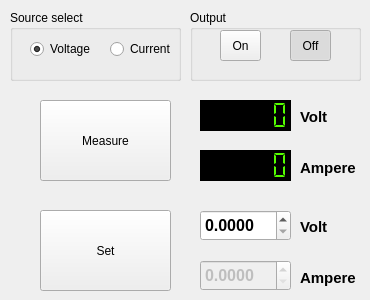
   <widget class="QWidget" name="Keithley24xxTab">
    <attribute name="title">
     <string>Keithley 24xx</string>
    </attribute>
    <widget class="QPushButton" name="measBtn">
     <property name="geometry">
      <rect>
       <x>40</x>
       <y>100</y>
       <width>131</width>
       <height>81</height>
      </rect>
     </property>
     <property name="text">
      <string>Measure</string>
     </property>
    </widget>
    <widget class="QGroupBox" name="groupBox">
     <property name="geometry">
      <rect>
       <x>10</x>
       <y>10</y>
       <width>171</width>
       <height>71</height>
      </rect>
     </property>
     <property name="title">
      <string>Source select</string>
     </property>
     <widget class="QRadioButton" name="currBtn">
      <property name="geometry">
       <rect>
        <x>100</x>
        <y>30</y>
        <width>61</width>
        <height>18</height>
       </rect>
      </property>
      <property name="text">
       <string>Current</string>
      </property>
     </widget>
     <widget class="QRadioButton" name="voltageBtn">
      <property name="geometry">
       <rect>
        <x>20</x>
        <y>30</y>
        <width>61</width>
        <height>18</height>
       </rect>
      </property>
      <property name="text">
       <string>Voltage</string>
      </property>
      <property name="checked">
       <bool>true</bool>
      </property>
     </widget>
    </widget>
    <widget class="QGroupBox" name="groupBox_2">
     <property name="geometry">
      <rect>
       <x>190</x>
       <y>10</y>
       <width>171</width>
       <height>71</height>
      </rect>
     </property>
     <property name="title">
      <string>Output</string>
     </property>
     <widget class="QToolButton" name="onBtn">
      <property name="geometry">
       <rect>
        <x>30</x>
        <y>20</y>
        <width>41</width>
        <height>31</height>
       </rect>
      </property>
      <property name="text">
       <string>On</string>
      </property>
      <property name="checkable">
       <bool>true</bool>
      </property>
      <property name="autoExclusive">
       <bool>true</bool>
      </property>
     </widget>
     <widget class="QToolButton" name="offBtn">
      <property name="geometry">
       <rect>
        <x>100</x>
        <y>20</y>
        <width>41</width>
        <height>31</height>
       </rect>
      </property>
      <property name="text">
       <string>Off</string>
      </property>
      <property name="checkable">
       <bool>true</bool>
      </property>
      <property name="checked">
       <bool>true</bool>
      </property>
      <property name="autoExclusive">
       <bool>true</bool>
      </property>
     </widget>
    </widget>
    <widget class="QPushButton" name="setBtn">
     <property name="geometry">
      <rect>
       <x>40</x>
       <y>210</y>
       <width>131</width>
       <height>81</height>
      </rect>
     </property>
     <property name="text">
      <string>Set</string>
     </property>
    </widget>
    <widget class="QLCDNumber" name="voltageLCD">
     <property name="geometry">
      <rect>
       <x>200</x>
       <y>100</y>
       <width>91</width>
       <height>31</height>
      </rect>
     </property>
     <property name="palette">
      <palette>
       <active>
        <colorrole role="WindowText">
         <brush brushstyle="SolidPattern">
          <color alpha="255">
           <red>85</red>
           <green>255</green>
           <blue>0</blue>
          </color>
         </brush>
        </colorrole>
        <colorrole role="Button">
         <brush brushstyle="SolidPattern">
          <color alpha="255">
           <red>0</red>
           <green>0</green>
           <blue>0</blue>
          </color>
         </brush>
        </colorrole>
        <colorrole role="Light">
         <brush brushstyle="SolidPattern">
          <color alpha="255">
           <red>0</red>
           <green>0</green>
           <blue>0</blue>
          </color>
         </brush>
        </colorrole>
        <colorrole role="Midlight">
         <brush brushstyle="SolidPattern">
          <color alpha="255">
           <red>0</red>
           <green>0</green>
           <blue>0</blue>
          </color>
         </brush>
        </colorrole>
        <colorrole role="Dark">
         <brush brushstyle="SolidPattern">
          <color alpha="255">
           <red>0</red>
           <green>0</green>
           <blue>0</blue>
          </color>
         </brush>
        </colorrole>
        <colorrole role="Mid">
         <brush brushstyle="SolidPattern">
          <color alpha="255">
           <red>0</red>
           <green>0</green>
           <blue>0</blue>
          </color>
         </brush>
        </colorrole>
        <colorrole role="Text">
         <brush brushstyle="SolidPattern">
          <color alpha="255">
           <red>0</red>
           <green>0</green>
           <blue>0</blue>
          </color>
         </brush>
        </colorrole>
        <colorrole role="BrightText">
         <brush brushstyle="SolidPattern">
          <color alpha="255">
           <red>0</red>
           <green>0</green>
           <blue>0</blue>
          </color>
         </brush>
        </colorrole>
        <colorrole role="ButtonText">
         <brush brushstyle="SolidPattern">
          <color alpha="255">
           <red>0</red>
           <green>0</green>
           <blue>0</blue>
          </color>
         </brush>
        </colorrole>
        <colorrole role="Base">
         <brush brushstyle="SolidPattern">
          <color alpha="255">
           <red>0</red>
           <green>0</green>
           <blue>0</blue>
          </color>
         </brush>
        </colorrole>
        <colorrole role="Window">
         <brush brushstyle="SolidPattern">
          <color alpha="255">
           <red>0</red>
           <green>0</green>
           <blue>0</blue>
          </color>
         </brush>
        </colorrole>
        <colorrole role="AlternateBase">
         <brush brushstyle="SolidPattern">
          <color alpha="255">
           <red>0</red>
           <green>0</green>
           <blue>0</blue>
          </color>
         </brush>
        </colorrole>
        <colorrole role="NoRole">
         <brush brushstyle="SolidPattern">
          <color alpha="255">
           <red>0</red>
           <green>255</green>
           <blue>127</blue>
          </color>
         </brush>
        </colorrole>
       </active>
       <inactive>
        <colorrole role="WindowText">
         <brush brushstyle="SolidPattern">
          <color alpha="255">
           <red>85</red>
           <green>255</green>
           <blue>0</blue>
          </color>
         </brush>
        </colorrole>
        <colorrole role="Button">
         <brush brushstyle="SolidPattern">
          <color alpha="255">
           <red>0</red>
           <green>0</green>
           <blue>0</blue>
          </color>
         </brush>
        </colorrole>
        <colorrole role="Light">
         <brush brushstyle="SolidPattern">
          <color alpha="255">
           <red>0</red>
           <green>0</green>
           <blue>0</blue>
          </color>
         </brush>
        </colorrole>
        <colorrole role="Midlight">
         <brush brushstyle="SolidPattern">
          <color alpha="255">
           <red>0</red>
           <green>0</green>
           <blue>0</blue>
          </color>
         </brush>
        </colorrole>
        <colorrole role="Dark">
         <brush brushstyle="SolidPattern">
          <color alpha="255">
           <red>0</red>
           <green>0</green>
           <blue>0</blue>
          </color>
         </brush>
        </colorrole>
        <colorrole role="Mid">
         <brush brushstyle="SolidPattern">
          <color alpha="255">
           <red>0</red>
           <green>0</green>
           <blue>0</blue>
          </color>
         </brush>
        </colorrole>
        <colorrole role="Text">
         <brush brushstyle="SolidPattern">
          <color alpha="255">
           <red>0</red>
           <green>0</green>
           <blue>0</blue>
          </color>
         </brush>
        </colorrole>
        <colorrole role="BrightText">
         <brush brushstyle="SolidPattern">
          <color alpha="255">
           <red>0</red>
           <green>0</green>
           <blue>0</blue>
          </color>
         </brush>
        </colorrole>
        <colorrole role="ButtonText">
         <brush brushstyle="SolidPattern">
          <color alpha="255">
           <red>0</red>
           <green>0</green>
           <blue>0</blue>
          </color>
         </brush>
        </colorrole>
        <colorrole role="Base">
         <brush brushstyle="SolidPattern">
          <color alpha="255">
           <red>0</red>
           <green>0</green>
           <blue>0</blue>
          </color>
         </brush>
        </colorrole>
        <colorrole role="Window">
         <brush brushstyle="SolidPattern">
          <color alpha="255">
           <red>0</red>
           <green>0</green>
           <blue>0</blue>
          </color>
         </brush>
        </colorrole>
        <colorrole role="AlternateBase">
         <brush brushstyle="SolidPattern">
          <color alpha="255">
           <red>0</red>
           <green>0</green>
           <blue>0</blue>
          </color>
         </brush>
        </colorrole>
        <colorrole role="NoRole">
         <brush brushstyle="SolidPattern">
          <color alpha="255">
           <red>170</red>
           <green>85</green>
           <blue>255</blue>
          </color>
         </brush>
        </colorrole>
       </inactive>
       <disabled>
        <colorrole role="WindowText">
         <brush brushstyle="SolidPattern">
          <color alpha="255">
           <red>0</red>
           <green>0</green>
           <blue>0</blue>
          </color>
         </brush>
        </colorrole>
        <colorrole role="Button">
         <brush brushstyle="SolidPattern">
          <color alpha="255">
           <red>0</red>
           <green>0</green>
           <blue>0</blue>
          </color>
         </brush>
        </colorrole>
        <colorrole role="Light">
         <brush brushstyle="SolidPattern">
          <color alpha="255">
           <red>0</red>
           <green>0</green>
           <blue>0</blue>
          </color>
         </brush>
        </colorrole>
        <colorrole role="Midlight">
         <brush brushstyle="SolidPattern">
          <color alpha="255">
           <red>0</red>
           <green>0</green>
           <blue>0</blue>
          </color>
         </brush>
        </colorrole>
        <colorrole role="Dark">
         <brush brushstyle="SolidPattern">
          <color alpha="255">
           <red>0</red>
           <green>0</green>
           <blue>0</blue>
          </color>
         </brush>
        </colorrole>
        <colorrole role="Mid">
         <brush brushstyle="SolidPattern">
          <color alpha="255">
           <red>0</red>
           <green>0</green>
           <blue>0</blue>
          </color>
         </brush>
        </colorrole>
        <colorrole role="Text">
         <brush brushstyle="SolidPattern">
          <color alpha="255">
           <red>0</red>
           <green>0</green>
           <blue>0</blue>
          </color>
         </brush>
        </colorrole>
        <colorrole role="BrightText">
         <brush brushstyle="SolidPattern">
          <color alpha="255">
           <red>0</red>
           <green>0</green>
           <blue>0</blue>
          </color>
         </brush>
        </colorrole>
        <colorrole role="ButtonText">
         <brush brushstyle="SolidPattern">
          <color alpha="255">
           <red>0</red>
           <green>0</green>
           <blue>0</blue>
          </color>
         </brush>
        </colorrole>
        <colorrole role="Base">
         <brush brushstyle="SolidPattern">
          <color alpha="255">
           <red>0</red>
           <green>0</green>
           <blue>0</blue>
          </color>
         </brush>
        </colorrole>
        <colorrole role="Window">
         <brush brushstyle="SolidPattern">
          <color alpha="255">
           <red>0</red>
           <green>0</green>
           <blue>0</blue>
          </color>
         </brush>
        </colorrole>
        <colorrole role="AlternateBase">
         <brush brushstyle="SolidPattern">
          <color alpha="255">
           <red>0</red>
           <green>0</green>
           <blue>0</blue>
          </color>
         </brush>
        </colorrole>
        <colorrole role="NoRole">
         <brush brushstyle="SolidPattern">
          <color alpha="255">
           <red>85</red>
           <green>85</green>
           <blue>255</blue>
          </color>
         </brush>
        </colorrole>
       </disabled>
      </palette>
     </property>
     <property name="autoFillBackground">
      <bool>true</bool>
     </property>
     <property name="numDigits">
      <number>6</number>
     </property>
     <property name="segmentStyle">
      <enum>QLCDNumber::Flat</enum>
     </property>
    </widget>
    <widget class="QLCDNumber" name="currentLCD">
     <property name="geometry">
      <rect>
       <x>200</x>
       <y>150</y>
       <width>91</width>
       <height>31</height>
      </rect>
     </property>
     <property name="palette">
      <palette>
       <active>
        <colorrole role="WindowText">
         <brush brushstyle="SolidPattern">
          <color alpha="255">
           <red>85</red>
           <green>255</green>
           <blue>0</blue>
          </color>
         </brush>
        </colorrole>
        <colorrole role="Button">
         <brush brushstyle="SolidPattern">
          <color alpha="255">
           <red>0</red>
           <green>0</green>
           <blue>0</blue>
          </color>
         </brush>
        </colorrole>
        <colorrole role="Light">
         <brush brushstyle="SolidPattern">
          <color alpha="255">
           <red>0</red>
           <green>0</green>
           <blue>0</blue>
          </color>
         </brush>
        </colorrole>
        <colorrole role="Midlight">
         <brush brushstyle="SolidPattern">
          <color alpha="255">
           <red>0</red>
           <green>0</green>
           <blue>0</blue>
          </color>
         </brush>
        </colorrole>
        <colorrole role="Dark">
         <brush brushstyle="SolidPattern">
          <color alpha="255">
           <red>0</red>
           <green>0</green>
           <blue>0</blue>
          </color>
         </brush>
        </colorrole>
        <colorrole role="Mid">
         <brush brushstyle="SolidPattern">
          <color alpha="255">
           <red>0</red>
           <green>0</green>
           <blue>0</blue>
          </color>
         </brush>
        </colorrole>
        <colorrole role="Text">
         <brush brushstyle="SolidPattern">
          <color alpha="255">
           <red>0</red>
           <green>0</green>
           <blue>0</blue>
          </color>
         </brush>
        </colorrole>
        <colorrole role="BrightText">
         <brush brushstyle="SolidPattern">
          <color alpha="255">
           <red>0</red>
           <green>0</green>
           <blue>0</blue>
          </color>
         </brush>
        </colorrole>
        <colorrole role="ButtonText">
         <brush brushstyle="SolidPattern">
          <color alpha="255">
           <red>0</red>
           <green>0</green>
           <blue>0</blue>
          </color>
         </brush>
        </colorrole>
        <colorrole role="Base">
         <brush brushstyle="SolidPattern">
          <color alpha="255">
           <red>0</red>
           <green>0</green>
           <blue>0</blue>
          </color>
         </brush>
        </colorrole>
        <colorrole role="Window">
         <brush brushstyle="SolidPattern">
          <color alpha="255">
           <red>0</red>
           <green>0</green>
           <blue>0</blue>
          </color>
         </brush>
        </colorrole>
        <colorrole role="AlternateBase">
         <brush brushstyle="SolidPattern">
          <color alpha="255">
           <red>0</red>
           <green>0</green>
           <blue>0</blue>
          </color>
         </brush>
        </colorrole>
        <colorrole role="NoRole">
         <brush brushstyle="SolidPattern">
          <color alpha="255">
           <red>0</red>
           <green>255</green>
           <blue>127</blue>
          </color>
         </brush>
        </colorrole>
       </active>
       <inactive>
        <colorrole role="WindowText">
         <brush brushstyle="SolidPattern">
          <color alpha="255">
           <red>85</red>
           <green>255</green>
           <blue>0</blue>
          </color>
         </brush>
        </colorrole>
        <colorrole role="Button">
         <brush brushstyle="SolidPattern">
          <color alpha="255">
           <red>0</red>
           <green>0</green>
           <blue>0</blue>
          </color>
         </brush>
        </colorrole>
        <colorrole role="Light">
         <brush brushstyle="SolidPattern">
          <color alpha="255">
           <red>0</red>
           <green>0</green>
           <blue>0</blue>
          </color>
         </brush>
        </colorrole>
        <colorrole role="Midlight">
         <brush brushstyle="SolidPattern">
          <color alpha="255">
           <red>0</red>
           <green>0</green>
           <blue>0</blue>
          </color>
         </brush>
        </colorrole>
        <colorrole role="Dark">
         <brush brushstyle="SolidPattern">
          <color alpha="255">
           <red>0</red>
           <green>0</green>
           <blue>0</blue>
          </color>
         </brush>
        </colorrole>
        <colorrole role="Mid">
         <brush brushstyle="SolidPattern">
          <color alpha="255">
           <red>0</red>
           <green>0</green>
           <blue>0</blue>
          </color>
         </brush>
        </colorrole>
        <colorrole role="Text">
         <brush brushstyle="SolidPattern">
          <color alpha="255">
           <red>0</red>
           <green>0</green>
           <blue>0</blue>
          </color>
         </brush>
        </colorrole>
        <colorrole role="BrightText">
         <brush brushstyle="SolidPattern">
          <color alpha="255">
           <red>0</red>
           <green>0</green>
           <blue>0</blue>
          </color>
         </brush>
        </colorrole>
        <colorrole role="ButtonText">
         <brush brushstyle="SolidPattern">
          <color alpha="255">
           <red>0</red>
           <green>0</green>
           <blue>0</blue>
          </color>
         </brush>
        </colorrole>
        <colorrole role="Base">
         <brush brushstyle="SolidPattern">
          <color alpha="255">
           <red>0</red>
           <green>0</green>
           <blue>0</blue>
          </color>
         </brush>
        </colorrole>
        <colorrole role="Window">
         <brush brushstyle="SolidPattern">
          <color alpha="255">
           <red>0</red>
           <green>0</green>
           <blue>0</blue>
          </color>
         </brush>
        </colorrole>
        <colorrole role="AlternateBase">
         <brush brushstyle="SolidPattern">
          <color alpha="255">
           <red>0</red>
           <green>0</green>
           <blue>0</blue>
          </color>
         </brush>
        </colorrole>
        <colorrole role="NoRole">
         <brush brushstyle="SolidPattern">
          <color alpha="255">
           <red>170</red>
           <green>85</green>
           <blue>255</blue>
          </color>
         </brush>
        </colorrole>
       </inactive>
       <disabled>
        <colorrole role="WindowText">
         <brush brushstyle="SolidPattern">
          <color alpha="255">
           <red>0</red>
           <green>0</green>
           <blue>0</blue>
          </color>
         </brush>
        </colorrole>
        <colorrole role="Button">
         <brush brushstyle="SolidPattern">
          <color alpha="255">
           <red>0</red>
           <green>0</green>
           <blue>0</blue>
          </color>
         </brush>
        </colorrole>
        <colorrole role="Light">
         <brush brushstyle="SolidPattern">
          <color alpha="255">
           <red>0</red>
           <green>0</green>
           <blue>0</blue>
          </color>
         </brush>
        </colorrole>
        <colorrole role="Midlight">
         <brush brushstyle="SolidPattern">
          <color alpha="255">
           <red>0</red>
           <green>0</green>
           <blue>0</blue>
          </color>
         </brush>
        </colorrole>
        <colorrole role="Dark">
         <brush brushstyle="SolidPattern">
          <color alpha="255">
           <red>0</red>
           <green>0</green>
           <blue>0</blue>
          </color>
         </brush>
        </colorrole>
        <colorrole role="Mid">
         <brush brushstyle="SolidPattern">
          <color alpha="255">
           <red>0</red>
           <green>0</green>
           <blue>0</blue>
          </color>
         </brush>
        </colorrole>
        <colorrole role="Text">
         <brush brushstyle="SolidPattern">
          <color alpha="255">
           <red>0</red>
           <green>0</green>
           <blue>0</blue>
          </color>
         </brush>
        </colorrole>
        <colorrole role="BrightText">
         <brush brushstyle="SolidPattern">
          <color alpha="255">
           <red>0</red>
           <green>0</green>
           <blue>0</blue>
          </color>
         </brush>
        </colorrole>
        <colorrole role="ButtonText">
         <brush brushstyle="SolidPattern">
          <color alpha="255">
           <red>0</red>
           <green>0</green>
           <blue>0</blue>
          </color>
         </brush>
        </colorrole>
        <colorrole role="Base">
         <brush brushstyle="SolidPattern">
          <color alpha="255">
           <red>0</red>
           <green>0</green>
           <blue>0</blue>
          </color>
         </brush>
        </colorrole>
        <colorrole role="Window">
         <brush brushstyle="SolidPattern">
          <color alpha="255">
           <red>0</red>
           <green>0</green>
           <blue>0</blue>
          </color>
         </brush>
        </colorrole>
        <colorrole role="AlternateBase">
         <brush brushstyle="SolidPattern">
          <color alpha="255">
           <red>0</red>
           <green>0</green>
           <blue>0</blue>
          </color>
         </brush>
        </colorrole>
        <colorrole role="NoRole">
         <brush brushstyle="SolidPattern">
          <color alpha="255">
           <red>85</red>
           <green>85</green>
           <blue>255</blue>
          </color>
         </brush>
        </colorrole>
       </disabled>
      </palette>
     </property>
     <property name="autoFillBackground">
      <bool>true</bool>
     </property>
     <property name="numDigits">
      <number>6</number>
     </property>
     <property name="segmentStyle">
      <enum>QLCDNumber::Flat</enum>
     </property>
    </widget>
    <widget class="QLabel" name="label_3">
     <property name="geometry">
      <rect>
       <x>300</x>
       <y>110</y>
       <width>46</width>
       <height>14</height>
      </rect>
     </property>
     <property name="font">
      <font>
       <pointsize>11</pointsize>
       <weight>75</weight>
       <bold>true</bold>
      </font>
     </property>
     <property name="text">
      <string>Volt</string>
     </property>
    </widget>
    <widget class="QLabel" name="label_4">
     <property name="geometry">
      <rect>
       <x>300</x>
       <y>160</y>
       <width>61</width>
       <height>16</height>
      </rect>
     </property>
     <property name="font">
      <font>
       <pointsize>11</pointsize>
       <weight>75</weight>
       <bold>true</bold>
      </font>
     </property>
     <property name="text">
      <string>Ampere</string>
     </property>
    </widget>
    <widget class="QDoubleSpinBox" name="voltageVal">
     <property name="geometry">
      <rect>
       <x>200</x>
       <y>210</y>
       <width>91</width>
       <height>31</height>
      </rect>
     </property>
     <property name="font">
      <font>
       <pointsize>12</pointsize>
       <weight>75</weight>
       <bold>true</bold>
      </font>
     </property>
     <property name="decimals">
      <number>4</number>
     </property>
     <property name="singleStep">
      <double>0.100000000000000</double>
     </property>
    </widget>
    <widget class="QDoubleSpinBox" name="currentVal">
     <property name="enabled">
      <bool>false</bool>
     </property>
     <property name="geometry">
      <rect>
       <x>200</x>
       <y>260</y>
       <width>91</width>
       <height>31</height>
      </rect>
     </property>
     <property name="font">
      <font>
       <pointsize>12</pointsize>
       <weight>75</weight>
       <bold>true</bold>
      </font>
     </property>
     <property name="decimals">
      <number>4</number>
     </property>
     <property name="singleStep">
      <double>0.100000000000000</double>
     </property>
    </widget>
    <widget class="QLabel" name="label_5">
     <property name="geometry">
      <rect>
       <x>300</x>
       <y>220</y>
       <width>46</width>
       <height>14</height>
      </rect>
     </property>
     <property name="font">
      <font>
       <pointsize>11</pointsize>
       <weight>75</weight>
       <bold>true</bold>
      </font>
     </property>
     <property name="text">
      <string>Volt</string>
     </property>
    </widget>
    <widget class="QLabel" name="label_6">
     <property name="geometry">
      <rect>
       <x>300</x>
       <y>270</y>
       <width>61</width>
       <height>16</height>
      </rect>
     </property>
     <property name="font">
      <font>
       <pointsize>11</pointsize>
       <weight>75</weight>
       <bold>true</bold>
      </font>
     </property>
     <property name="text">
      <string>Ampere</string>
     </property>
    </widget>
   </widget>
